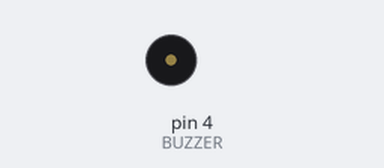
This sketch was run on a simulated Arduino Uno, built with avr-gcc and run on an emulated ATmega328P. On the bench: buzzer (waves = sounding, pin HIGH).

Above: at 0.2 s.
Timing chart, 0 to 1.7 s (numbered marks = the images above):
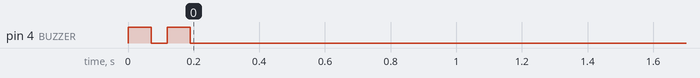

The sketch:

01_Buzzer.ino
```cpp
int const BUZZER = 4;

void setup() {
  // put your setup code here, to run once:
  pinMode(BUZZER, OUTPUT);

  // beep beep
  digitalWrite(BUZZER, HIGH);
  delay(70);
  digitalWrite(BUZZER, LOW);
  delay(50);
  digitalWrite(BUZZER, HIGH);
  delay(70);
  digitalWrite(BUZZER, LOW);
}

void loop() {
  // put your main code here, to run repeatedly:

}
```
